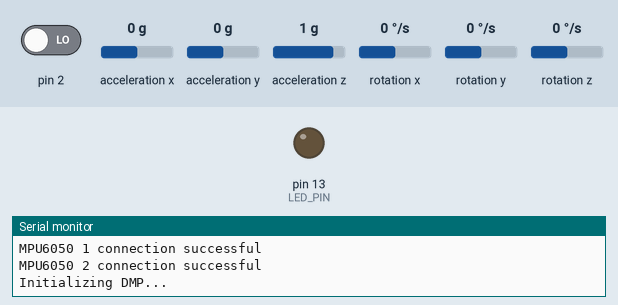
This sketch was run on a simulated Arduino Uno, built with avr-gcc and run on an emulated ATmega328P. Shown: output pins drawn as LEDs (lit = HIGH), the last lines printed to the serial monitor. Dashed ring = blinking. The inputs (shaded band) are chosen by the test bench; at power-on: acceleration z 1 g, pin 2 LOW, acceleration x 0 g, acceleration y 0 g, rotation x 0 °/s, rotation y 0 °/s, rotation z 0 °/s. The sensor or clock chip raises its interrupt line as the real part does.

Above: at 0.1 s.
At 2.2 s:
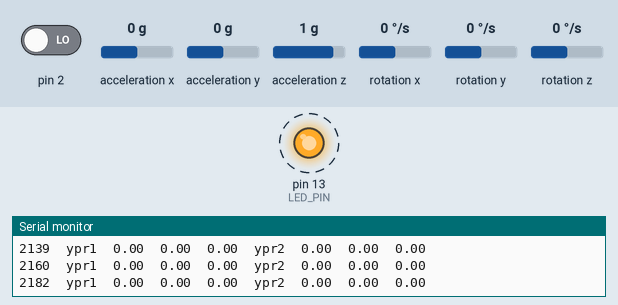
2.3 s: acceleration z set to -1.4 g
Timing chart, 0 to 11.3 s (numbered marks = the images above; inputs shaded):
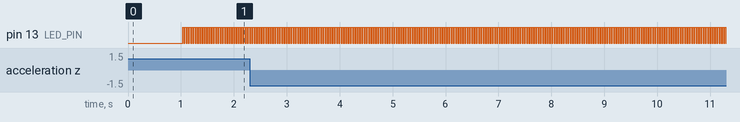

Measured:
- by itself, pin 13 (LED_PIN): alternates HIGH for 0.02 s and LOW for 0.02 s

The sketch:

MPU6050_DMP6_2_YPR_chinese.ino
```cpp
// I2Cdev和MPU6050必須作為庫安裝，否則必須安裝.cpp / .h文件
// 這兩個類都必須在項目的包含路徑中
#include "I2Cdev.h"

#include "MPU6050_6Axis_MotionApps20.h"
//＃include“ MPU6050.h” //如果使用MotionApps包含文件則不需要


//如果執行I2Cdev I2CDEV_ARDUINO_WIRE實現，則需要Arduino Wire庫
//在I2Cdev.h中使用
#if I2CDEV_IMPLEMENTATION == I2CDEV_ARDUINO_WIRE
    #include "Wire.h"
#endif

//類的默認I2C地址為0x68
//特定的I2C地址可以在此處作為參數傳遞
// AD0低= 0x68（SparkFun突破和InvenSense評估板的默認設置）
// AD0 high = 0x69
MPU6050 mpu1(0x68);
MPU6050 mpu2(0x69); // <-- use for AD0 high

/* =========================================================================
    注意：除了連接3.3v，GND，SDA和SCL外，此草圖
    取決於將MPU-6050的INT引腳連接到Arduino的
    外部中斷＃0引腳。 在Arduino Uno和Mega 2560上，這是
    數字I / O引腳2。
 * ========================================================================== */

/* =========================================================================
    注意：帶有Leonardo開發板的Arduino v1.0.1會產生編譯錯誤
    當使用Serial.write（buf，len）時。 茶壺輸出使用此方法。
    該解決方案需要修改Arduino USBAPI.h文件，該文件
    很簡單，但很煩人。 這將在下一個IDE中修復
    發布。 有關更多信息，請參見以下鏈接：

    http://arduino.cc/forum/index.php/topic,109987.0.html
    http://code.google.com/p/arduino/issues/detail?id=958
  * ========================================================================== */


#define OUTPUT_READABLE_YAWPITCHROLL

#define LED_PIN 13 //（Arduino是13，Teensy是11，Teensy ++是6）
bool blinkState = false;

// MPU control/status vars
bool dmpReady = false;   //如果DMP初始化成功，則設置為true
uint8_t mpuIntStatus1;   // holds actual interrupt status byte from MPU
uint8_t mpuIntStatus2;   //保存來自MPU的實際中斷狀態字節
uint8_t devStatus1;      //每次設備操作後返回狀態（0 =成功，！0 =錯誤）
uint8_t devStatus2;      //每次設備操作後返回狀態（0 =成功，！0 =錯誤）
uint16_t packetSize1;    //預期的DMP數據包大小（默認為42個字節）
uint16_t packetSize2;    //預期的DMP數據包大小（默認為42個字節）
uint16_t fifoCount1;     //當前FIFO中所有字節的計數
uint16_t fifoCount2;     //當前FIFO中所有字節的計數
uint8_t fifoBuffer1[64]; // FIFO存儲緩衝區
uint8_t fifoBuffer2[64]; // FIFO存儲緩衝區

// orientation/motion vars
Quaternion q1;           // [w, x, y, z]         四元數容器
Quaternion q2;           // [w, x, y, z]         四元數容器

VectorFloat gravity1;    // [x, y, z]            重力矢量
VectorFloat gravity2;    // [x, y, z]            重力矢量

float ypr1[3];           // [yaw, pitch, roll]   偏航/俯仰/滾動容器和重力矢量
float ypr2[3];           // [yaw, pitch, roll]   偏航/俯仰/滾動容器和重力矢量

// InvenSense茶壺演示的數據包結構


// ================================================================
// ===                       中斷檢測程序                         ===
// ================================================================

volatile bool mpuInterrupt = false;     //指示MPU中斷引腳是否已變為高電平
void dmpDataReady() {
    mpuInterrupt = true;
}


// ================================================================
// ===                         初始設置                          ===
// ================================================================

void setup() {
    //加入I2C總線（I2Cdev庫不會自動執行此操作）
    #if I2CDEV_IMPLEMENTATION == I2CDEV_ARDUINO_WIRE
        Wire.begin();
        // TWBR = 24; // 400kHz I2C時鐘（如果CPU為8MHz，則為200kHz）
    #elif I2CDEV_IMPLEMENTATION == I2CDEV_BUILTIN_FASTWIRE
        Fastwire::setup(400, true);
    #endif

    //初始化串行通訊
    //（選擇了115200，因為它是Teapot Demo輸出所必需的，但是
    //取決於您的項目，具體取決於您）
    Serial.begin(115200);
    while (!Serial); //等待Leonardo枚舉，其他立即繼續

    //注意：8MHz或更慢的主機處理器，例如Teensy @ 3.3v或Ardunio
    // Pro Mini以3.3v運行，由於以下原因無法可靠地處理此波特率
    //波特計時與處理器的刻度太不一致。 您必須使用
    //在這種情況下為38400或更慢的速度，或者使用某種外部單獨的
    // UART定時器的晶振解決方案。

    //初始化設備
    Serial.println(F("Initializing I2C devices..."));
    mpu1.initialize();
    mpu2.initialize();

    //驗證連接
    Serial.println(F("Testing device connections..."));
    Serial.println(mpu1.testConnection() ? F("MPU6050 1 connection successful") : F("MPU6050 1 connection failed"));
    Serial.println(mpu2.testConnection() ? F("MPU6050 2 connection successful") : F("MPU6050 2 connection failed"));

    //等待準備
    //Serial.println(F("\n發送任何字符以開始DMP編程和演示：“））;
    //同時（Serial.available（）&& Serial.read（））; //空緩衝區
    // while（！Serial.available（））; //等待數據
    //同時（Serial.available（）&& Serial.read（））; //再次清空緩衝區

    //加載並配置DMP
    Serial.println(F("Initializing DMP..."));
    devStatus1 = mpu1.dmpInitialize();
    devStatus1 = mpu2.dmpInitialize();


    //在此處提供您自己的陀螺儀偏移量，以最小靈敏度進行縮放
    mpu1.setXGyroOffset(220);
    mpu1.setYGyroOffset(76);
    mpu1.setZGyroOffset(-85);
    mpu1.setZAccelOffset(1788); //我的測試芯片的出廠默認值為1688

    mpu2.setXGyroOffset(220);
    mpu2.setYGyroOffset(76);
    mpu2.setZGyroOffset(-85);
    mpu2.setZAccelOffset(1788); //我的測試芯片的出廠默認值為1688


    //確保它正常工作（如果是，則返回0）
    if (devStatus1 == 0) {
        //打開DMP，現在已經準備好
        Serial.println(F("正在啟用DMP ..."));
        mpu1.setDMPEnabled(true);
        mpu2.setDMPEnabled(true);

        //啟用Arduino中斷檢測
        Serial.println(F("啟用中斷檢測（Arduino外部中斷0）..."));
        attachInterrupt(0, dmpDataReady, RISING);
        mpuIntStatus1 = mpu1.getIntStatus();
        mpuIntStatus2 = mpu2.getIntStatus();


        //設置DMP Ready標誌，以便主loop（）函數知道可以使用它
        Serial.println(F("DMP ready! Waiting for first interrupt..."));
        dmpReady = true;

        //獲得預期的DMP數據包大小，以便以後比較
        packetSize1 = mpu1.dmpGetFIFOPacketSize();
        packetSize2 = mpu2.dmpGetFIFOPacketSize();
    } else {
    //錯誤！
    // 1 =初始內存加載失敗
    // 2 = DMP配置更新失敗
    //（如果要中斷，通常代碼將為1）
        Serial.print(F("DMP初始化失敗（代碼"));
        Serial.print(devStatus1);
        Serial.println(F(")"));
    }

    //配置輸出LED
    pinMode(LED_PIN, OUTPUT);
}


// ================================================================
// ===                        主程序循環                         ===
// ================================================================

void loop() {
    //如果編程失敗，請不要嘗試做任何事情
    if (!dmpReady) return;


    //重置中斷標誌並獲取INT_STATUS字節
    mpuInterrupt = false;
    mpuIntStatus1 = mpu1.getIntStatus();
    mpuIntStatus2 = mpu2.getIntStatus();

    //獲取當前的FIFO計數
    fifoCount1 = mpu1.getFIFOCount();
    fifoCount2 = mpu2.getFIFOCount();

    //檢查是否有溢出（除非我們的代碼效率太低，否則永遠不會發生）


    if ((mpuIntStatus1 & 0x10) || fifoCount1 == 1024) {
        //重置，以便我們可以乾淨地繼續
        mpu1.resetFIFO();
        mpu2.resetFIFO();
        //Serial.println(F("FIFO溢出！"））;

    //否則，請檢查DMP數據就緒中斷（此情況應經常發生）
    } else if (mpuIntStatus1 & 0x02) {
        //等待正確的可用數據長度，應非常短的等待
        while (fifoCount1 < packetSize1) fifoCount1 = mpu1.getFIFOCount();

        //從FIFO讀取數據包
        mpu1.getFIFOBytes(fifoBuffer1, packetSize1);
        mpu2.getFIFOBytes(fifoBuffer2, packetSize2);

        //如果有> 1個數據包可用，在此跟踪FIFO計數
        //這使我們無需等待中斷即可立即閱讀更多內容
        fifoCount1 -= packetSize1;
        fifoCount2 -= packetSize2;


        #ifdef OUTPUT_READABLE_YAWPITCHROLL
            //以度為單位顯示歐拉角
            mpu1.dmpGetQuaternion(&q1, fifoBuffer1);
            mpu1.dmpGetGravity(&gravity1, &q1);
            mpu1.dmpGetYawPitchRoll(ypr1, &q1, &gravity1);

            long time=millis();
            Serial.print(time); Serial.print("\t");


            Serial.print("ypr1\t");
            Serial.print(ypr1[0] * 180/M_PI);
            Serial.print("\t");
            Serial.print(ypr1[1] * 180/M_PI);
            Serial.print("\t");
            Serial.print(ypr1[2] * 180/M_PI);
            Serial.print("\t");
            mpu2.dmpGetQuaternion(&q2, fifoBuffer2);
            mpu2.dmpGetGravity(&gravity2, &q2);
            mpu2.dmpGetYawPitchRoll(ypr2, &q2, &gravity2);
            Serial.print("ypr2\t");
            Serial.print(ypr2[0] * 180/M_PI);
            Serial.print("\t");
            Serial.print(ypr2[1] * 180/M_PI);
            Serial.print("\t");
            Serial.println(ypr2[2] * 180/M_PI);
            //delay(500);

        #endif


        //閃爍的LED指示活動
        blinkState = !blinkState;
        digitalWrite(LED_PIN, blinkState);
    }
}
```
